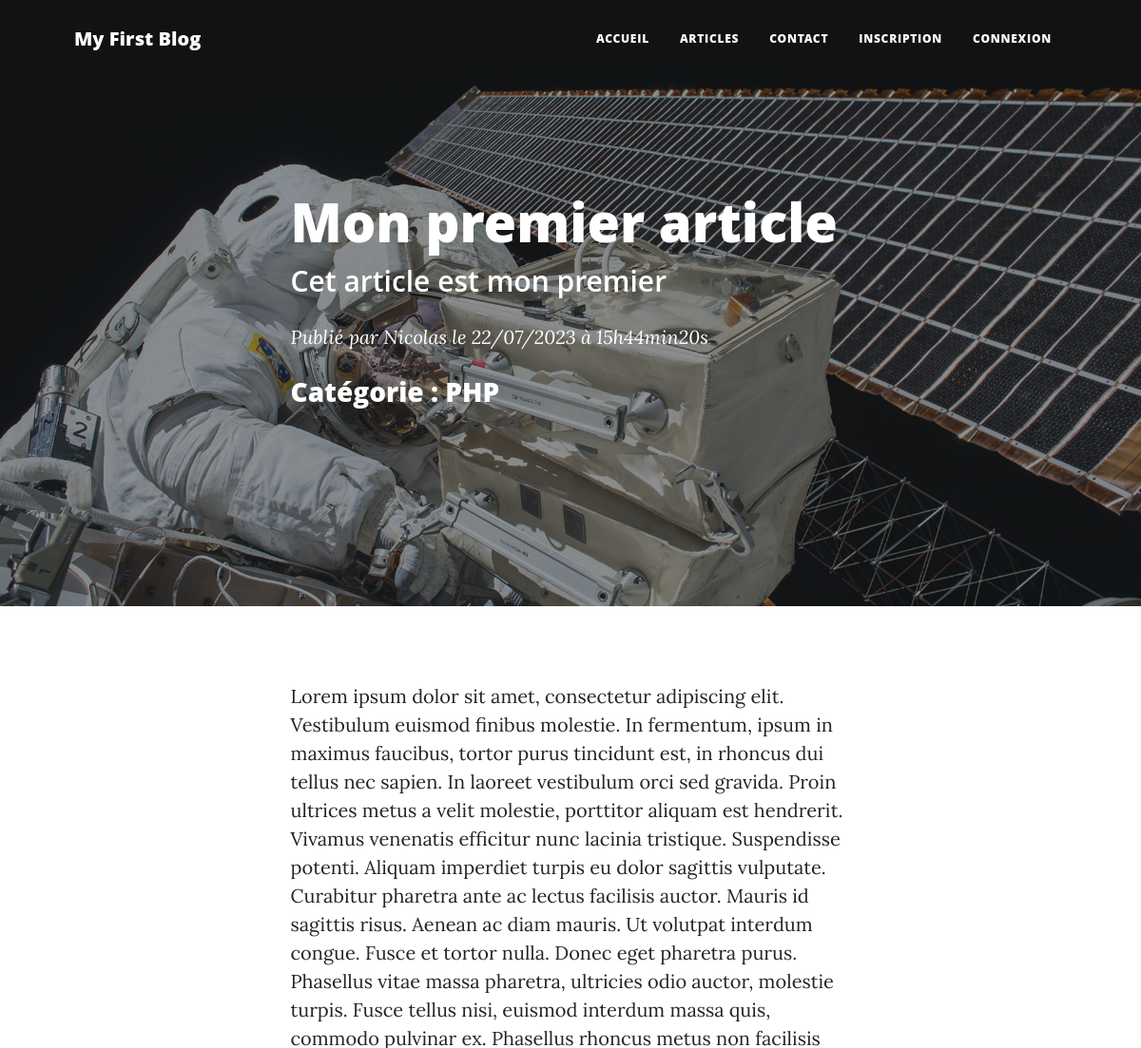
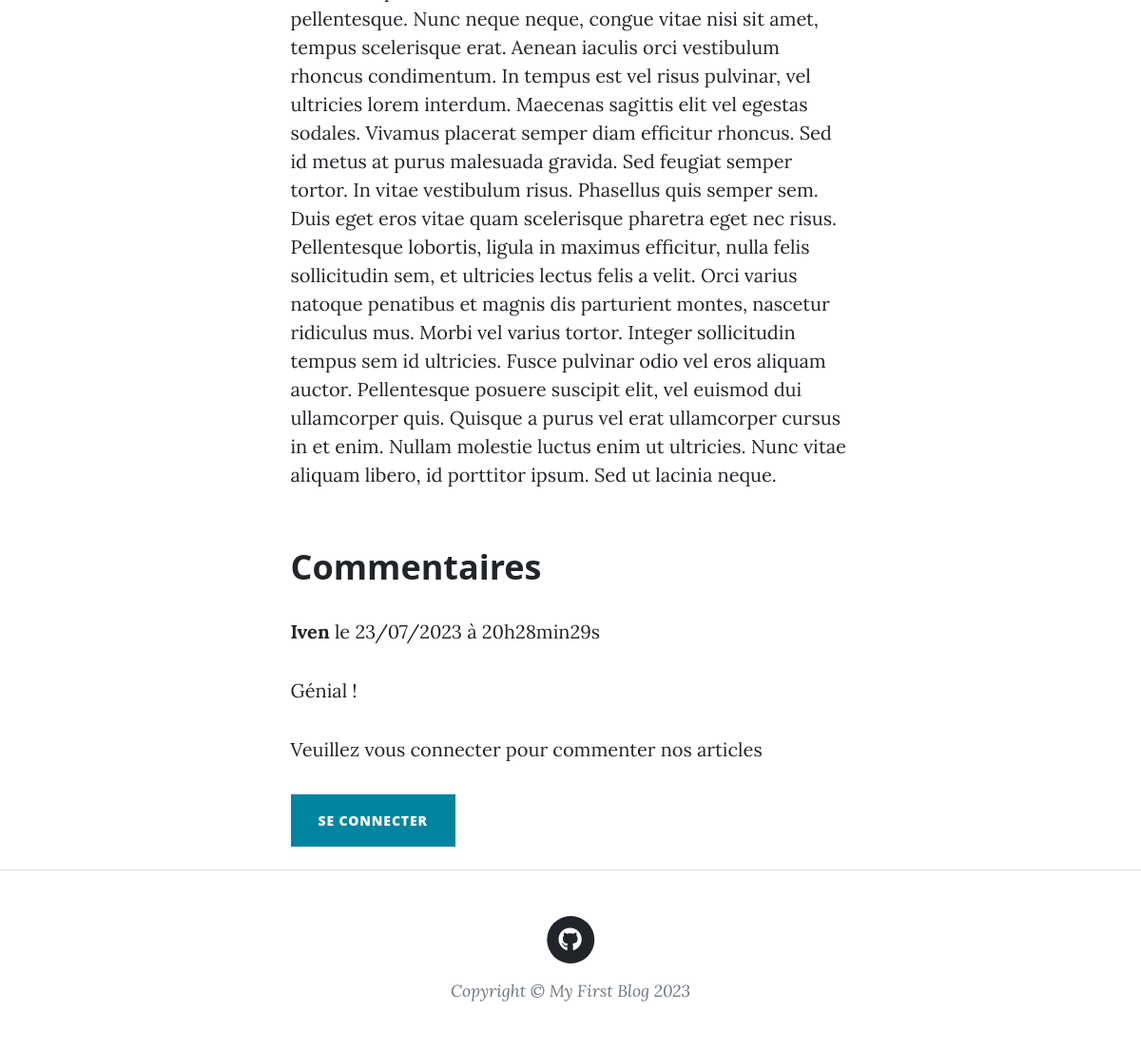
Page /index.php?action=post&id=1 on the committed database (2 pictures, top to bottom).
### tables this page shows
CREATE TABLE `p5_post` (
  `id` int(11) NOT NULL,
  `title` varchar(50) NOT NULL,
  `chapo` varchar(255) NOT NULL,
  `content` text NOT NULL,
  `image` varchar(500) NOT NULL DEFAULT 'src/public/assets/img/post-bg.jpg',
  `created_at` datetime NOT NULL,
  `updated_at` datetime NOT NULL,
  `category_id` int(11) NOT NULL,
  `user_id` int(11) NOT NULL
);

CREATE TABLE `p5_user` (
  `id` int(11) NOT NULL,
  `last_name` varchar(50) NOT NULL,
  `first_name` varchar(50) NOT NULL,
  `login` varchar(50) NOT NULL,
  `password` varchar(100) NOT NULL,
  `mail` varchar(50) NOT NULL,
  `role` tinyint(1) NOT NULL,
  `avatar` varchar(500) NOT NULL,
  `created_at` datetime NOT NULL,
  `updated_at` datetime NOT NULL
);

CREATE TABLE `p5_category` (
  `id` int(11) NOT NULL,
  `name` varchar(50) NOT NULL
);

CREATE TABLE `p5_comment` (
  `id` int(11) NOT NULL,
  `content` text NOT NULL,
  `status` tinyint(1) NOT NULL DEFAULT 0,
  `created_at` datetime NOT NULL,
  `updated_at` datetime NOT NULL DEFAULT current_timestamp(),
  `user_id` int(11) NOT NULL,
  `post_id` int(11) NOT NULL
);

### src/controllers/post/view.php (called while the page is built, shortened)
<?php
class ViewPost
{
    public function execute(string $identifier): void
    {
        $connection = new DatabaseConnection();
        $postRepository = new PostRepository();
        $postRepository->connection = $connection;
        $post = $postRepository->getPost(htmlspecialchars($identifier));
        $commentRepository = new CommentRepository();
        $commentRepository->connection = $connection;
        $comments = $commentRepository->getActivatedComments(htmlspecialchars($identifier));
        $categoryRepository = new CategoryRepository();
        $categoryRepository->connection = $connection;
        $category = $categoryRepository->getCategory($post->category);
        require 'templates/post.php';
    }
}

### src/model/post.php (called while the page is built, shortened)
<?php
class Post
{
    public function __construct(
        int $id,
        string $title,
        string $chapo,
        string $content,
        string $image,
        string $frenchCreationDate,
        string $frenchUpdateDate,
        string $category,
        string $author
    ) {
        $this->title = $title;
        $this->chapo = $chapo;
        $this->content = $content;
        $this->image = $image;
        $this->frenchCreationDate = $frenchCreationDate;
        $this->frenchUpdateDate = $frenchUpdateDate;
        $this->category = $category;
        $this->author = $author;
    }
}

### src/lib/database.php (called while the page is built, shortened)
<?php
class DatabaseConnection
{
    public ?PDO $database = null;
    public function getConnection(): PDO
    {
        if ($this->database === null) {
            $this->database = new PDO('mysql:host=localhost;
            dbname=jluceazoc;charset=utf8', 'root', '');
        }
        return $this->database;
    }
}

### src/repository/postRepository.php (called while the page is built, shortened)
<?php
require_once 'src/model/post.php';
class PostRepository
{
    public DatabaseConnection $connection;
    public function getPost(string $id): Post
    {
        $statement = $this->connection->getConnection()->prepare(
            "SELECT p.id, p.title, p.chapo, p.content, p.image,
        DATE_FORMAT(p.created_at, '%d/%m/%Y à %Hh%imin%ss') AS french_creation_date,
        DATE_FORMAT(p.updated_at, '%d/%m/%Y à %Hh%imin%ss') AS french_update_date,
        p.category_id, u.first_name AS author FROM p5_post p JOIN p5_user u
        ON p.user_id = u.id WHERE p.id = ?"
        );
        $statement->execute([$id]);
        $row = $statement->fetch();
        return new Post(
            $row['id'],
            $row['title'],
            $row['chapo'],
            $row['content'],
            $row['image'],
            $row['french_creation_date'],
            $row['french_update_date'],
            $row['category_id'],
            $row['author']
        );
    }
}

### src/repository/categoryRepository.php (called while the page is built, shortened)
<?php
require_once 'src/model/category.php';
class CategoryRepository
{
    public DatabaseConnection $connection;
    public function getCategory(int $id): Category
    {
        $statement = $this->connection->getConnection()->prepare(
            "SELECT id, name FROM p5_category WHERE id = ?"
        );
        $statement->execute([$id]);
        $row = $statement->fetch();
        return new Category($row['id'], $row['name']);
    }
}

### src/model/category.php (called while the page is built, shortened)
<?php
class Category
{
    public function __construct(int $id, string $name)
    {
        $this->name = $name;
    }
}

### src/repository/commentRepository.php (called while the page is built, shortened)
<?php
require_once 'src/model/comment.php';
class CommentRepository
{
    public DatabaseConnection $connection;
    public function getActivatedComments(string $post): array
    {
        $statement = $this->connection->getConnection()->prepare(
            "SELECT c.id, c.content, c.status ,
        DATE_FORMAT(c.created_at, '%d/%m/%Y à %Hh%imin%ss') AS french_creation_date,
        DATE_FORMAT(c.updated_at, '%d/%m/%Y à %Hh%imin%ss') AS french_update_date,
        u.first_name AS author, c.post_id FROM p5_comment c JOIN p5_user u
        ON c.user_id = u.id WHERE c.post_id = ? AND c.status = 1 ORDER BY c.created_at DESC"
        );
        $statement->execute([$post]);
        $comments = [];
        while (($row = $statement->fetch())) {
            $comment = new Comment(
                $row['id'],
                $row['content'],
                $row['status'],
                $row['french_creation_date'],
                $row['french_update_date'],
                $row['author'],
                $row['post_id']
            );
            $comments[] = $comment;
        }
        return $comments;
    }
}

### src/model/comment.php (called while the page is built, shortened)
<?php
class Comment
{
    public function __construct(
        int $id,
        string $content,
        bool $status,
        string $frenchCreationDate,
        string $frenchUpdateDate,
        string $author,
        string $post
    ) {
        $this->content = $content;
        $this->frenchCreationDate = $frenchCreationDate;
        $this->author = $author;
    }
}

### templates/post.php (the view, shortened to what this page needs)
<header class="masthead" style="background-image: url(<?= $post->image ?>)">
    <div class="container position-relative px-4 px-lg-5">
        <div class="row gx-4 gx-lg-5 justify-content-center">
            <div class="col-md-10 col-lg-8 col-xl-7">
                <div class="post-heading">
                    <h1><?= $post->title ?></h1>
                    <h2 class="subheading"><?= $post->chapo ?></h2>
                    <span class="meta">
                                Publié par <?= $post->author ?>
                                <?php
                                if ($post->frenchCreationDate == $post->frenchUpdateDate) { ?>
                                    <em>le <?= $post->frenchCreationDate ?></em>
                                <?php } else { ?>
                                    <br><em>Mis à jour le <?= $post->frenchUpdateDate ?></em>
                                <?php } ?>
                            </span><br>
                    <h3>Catégorie : <?= $category->name ?></h3>
                </div>
            </div>
        </div>
    </div>
</header>
<main class="mb-4">
    <article class="container px-4 px-lg-5">
        <div class="row gx-4 gx-lg-5 justify-content-center">
            <div class="col-md-10 col-lg-8 col-xl-7">
                <p><?= $post->content ?></p>
                <?php
                if ($comments) {
                    ?>
                        <h2 class="section-heading">Commentaires</h2>
                    <?php
                    foreach ($comments as $comment) {
                        ?>
                            <p><strong><?= $comment->author ?></strong>
                                le <?= $comment->frenchCreationDate ?>
                            </p>
                            <p><?= $comment->content ?></p>
                            <?php
                    }
                }
                ?>
                <?php if (!empty($_SESSION)) { ?>
                <div class="my-5">
                    <form action="index.php?action=addComment&id=<?= urlencode($post->id) ?>"
                          method="post">
                        <div class="form-floating">
                            <textarea class="form-control" id="comment" name="comment"
                                      style="height: 12rem" required></textarea>
                            <label for="comment">Qu'en pensez-vous ?</label>
                            <div class="invalid-feedback"
                                 data-sb-feedback="comment:required">
                                Veuillez saisir un commentaire.</div>
                        </div>
                        <br />
                        <button class="btn btn-primary text-uppercase" id="submitButton"
                                type="submit">Envoyer</button>
                    </form>
                </div>
                <?php } else { ?>
                <p>Veuillez vous connecter pour commenter nos articles</p>
                    <a class="btn btn-primary text-uppercase" href="index.php?action=login">
                        Se connecter</a>
                <?php } ?>
            </div>
        </div>
    </article>
</main>
<?php require 'layout.php'; ?>

### rows in the picture
p5_post: image (picture), title "Mon premier article", chapo "Cet article est mon premier", user.first_name "Nicolas", content "Lorem ipsum dolor sit amet, consectetur adipiscing elit. Vestibulum euismod finibus molestie. In fermentum, ipsum in maximus faucibus, tortor purus tincidunt est, in rhoncus dui tellus nec sapien. In laoreet vestibulum orci sed gravida. Proin ultrices metus a velit molestie, porttitor aliquam est hendrerit. Vivamus venenatis efficitur nunc lacinia tristique. Suspendisse potenti. Aliquam imperdiet turpis eu dolor sagittis vulputate. Curabitur pharetra ante ac lectus facilisis auctor. Mauris id sagittis risus. Aenean ac diam mauris. Ut volutpat interdum congue. Fusce et tortor nulla. Donec eget pharetra purus. Phasellus vitae massa pharetra, ultricies odio auctor, molestie turpis. Fusce…"
p5_category: name "PHP"
p5_comment: user.first_name "Iven", frenchCreationDate "23/07/2023 à 20h28min29s", content "Génial !"

### other values in the picture
$post->frenchCreationDate "22/07/2023 à 15h44min20s"
